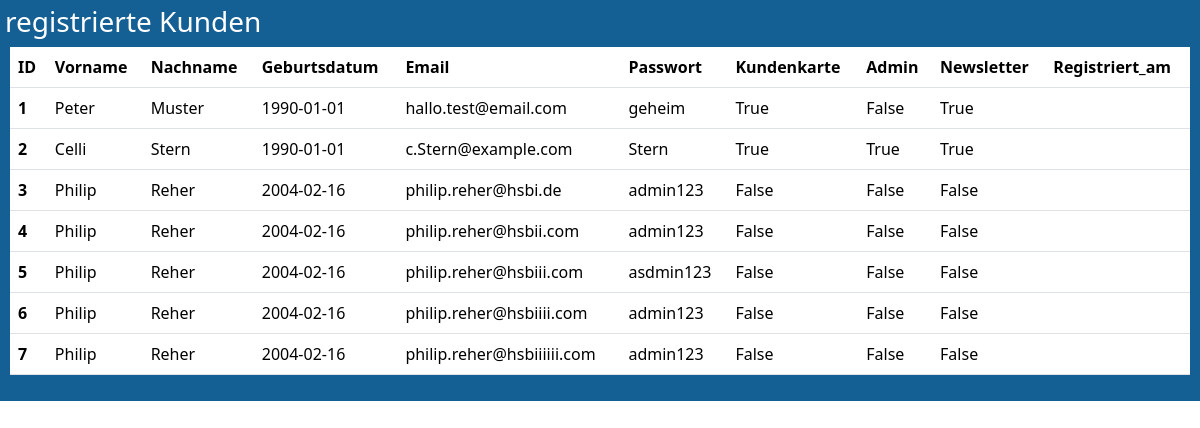
The app's page /Kunden, older data.
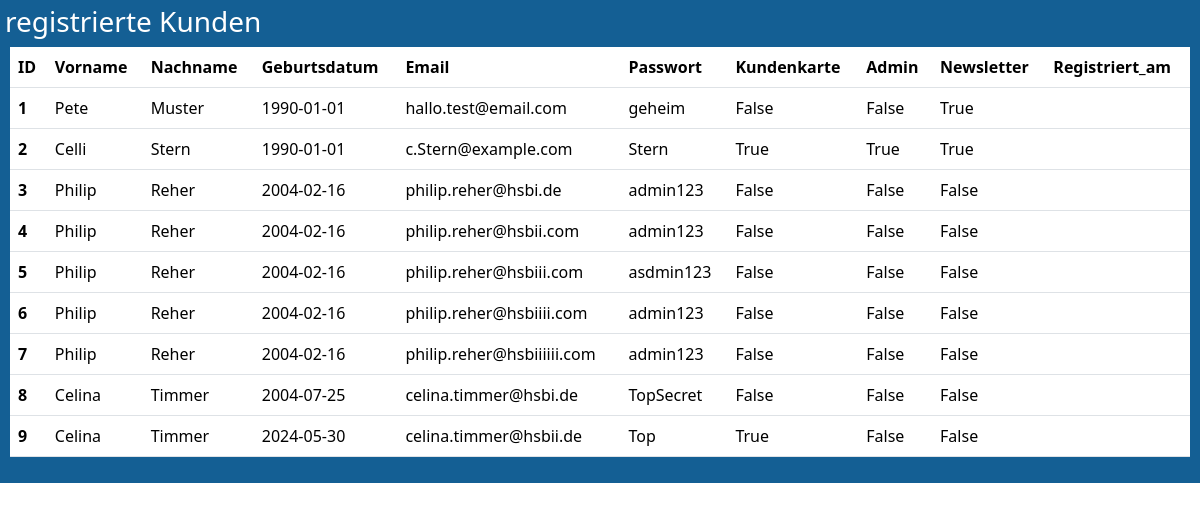
The same page, newer data.
### model.py (models this page shows, shortened)
class Nutzer(db.Model):
    __tablename__ = 'nutzer'
    ID = db.Column(db.Integer, primary_key=True)
    Vorname = db.Column(db.String(45))
    Nachname = db.Column(db.String(45))
    Geburtsdatum = db.Column(db.Date)
    Email = db.Column(db.String(45), nullable=False, unique=True)
    Passwort = db.Column(db.String(45), nullable=False)
    Kundenkarte = db.Column(db.Boolean)
    Admin = db.Column(db.Boolean)
    Newsletter = db.Column(db.Boolean)
    Registriert_am = db.Column(db.Date)

### app_admin.py (the view)
@admin.route('/Kunden')
def show_nutzer():
    nutzer_entries = db.session.query(Nutzer).all()
    column_names = ["ID", "Vorname", "Nachname", "Geburtsdatum", "Email", "Passwort", "Kundenkarte", "Admin", "Newsletter", " Registriert_am"]
    return render_template('db_table_view.html', entries=nutzer_entries, column_names=column_names, title = "registrierte Kunden")

### templates/db_table_view.html (shortened to what this page needs)
{% extends "sm_default_import_only.html" %}
{% block content %}
    <div class="dbPage-container">
        <h3>{{title}}</h1>
        <div class = " table-container">
            <table class="table">
                <thead class="thead-light">
                <tr>
                    {% for name in column_names %}
                        <th scope="col">{{ name }}</th>
                    {% endfor %}
                </tr>
                </thead>
                <tbody>
                    {% for entry in entries %}
                        <tr>
                            {% for identifier in column_names %}
                                {% if identifier == "ID" %}
                                    <th scope="row">{{ entry.ID }}</th>
                                {% else %}
                                    <td>{{ entry[identifier]  }}</td>
                                {% endif%}
                            {% endfor %}
                        </tr>
                    {% endfor %}
                </tbody>
            </table>
        </div>
    </div>
{%endblock%}

### templates/sm_default_import_only.html (shortened to what this page needs)
<!doctype html>
<html lang="en">
    <head>
        <link rel="stylesheet" type="text/css" href="{{ url_for('static', filename='style.css') }}">
        <link rel="stylesheet" type="text/css" href="../static/style.css">
        <link href="
        https://cdn.jsdelivr.net/npm/bootstrap@5.3.3/dist/css/bootstrap.min.css"
        rel="stylesheet">
    </head>
    <body>
        {% block content %}
        {% endblock %}
    </body>
</html>

### static/style.css (style rules this page uses)
header, body, footer { background-color: rgb(24, 115, 180); color: white; height: auto; display: flex; flex-direction: column; }
.dbPage-container { background-color: rgb(20, 95, 148); color: white; flex: 1; overflow: hidden; padding: 5px; height: 75vh; }
.table-container { overflow-y: auto; overflow-x: auto; max-width: 100%; margin: 5px; }
.table { width: 100%; border-collapse: collapse; table-layout: auto; }
td, th { padding : 5px; overflow: hidden; text-overflow: ellipsis; }

Row changes from the older to the newer data that the page shows:
added Nutzer: ID "8", Vorname "Celina" "Timmer" "2004-07-25" "celina.timmer@hsbi.de" "TopSecret" "False" "False" "False"
added Nutzer: ID "9", Vorname "Celina" "Timmer" "2024-05-30" "celina.timmer@hsbii.de" "Top" "True" "False" "False"
Text that changed along with them:
new list line: "Pete"
new list line: "False"
list line gone: "Peter"
list line gone: "True"
